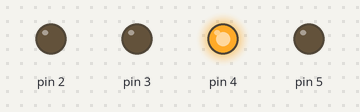
The sketch below on a simulated Arduino Uno, built with avr-gcc and run on an emulated ATmega328P. Parts: output pins drawn as LEDs (lit = HIGH).

Above: at 0.5 s.
At 0.8 s:
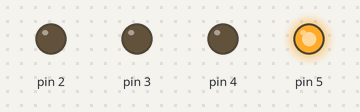
At 1.9 s:
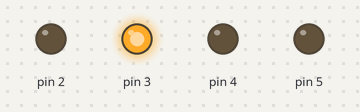
At 3.2 s:
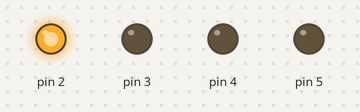
Timing chart, 0 to 3.7 s (numbered marks = the images above):
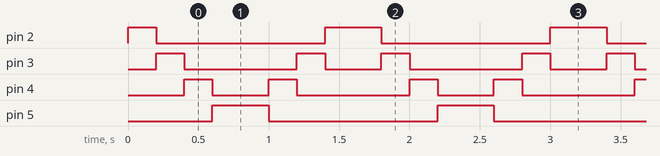

Measured:
- by itself, pin 2: repeats every 1.6 s: LOW 1.2 s, HIGH 0.40 s
- by itself, pin 3: repeats every 1.6 s: LOW 0.80 s, HIGH 0.20 s, LOW 0.40 s, HIGH 0.20 s
- by itself, pin 4: repeats every 1.6 s: LOW 0.40 s, HIGH 0.20 s, LOW 0.80 s, HIGH 0.20 s
- by itself, pin 5: alternates HIGH for 0.40 s and LOW for 1.2 s

The sketch:

right_left_led.ino
```cpp
void setup()
{
  pinMode(2,OUTPUT);
  pinMode(3,OUTPUT);
  pinMode(4,OUTPUT);
  pinMode(5,OUTPUT);

}

void loop()
{
  digitalWrite(2,HIGH);
  digitalWrite(3,LOW);
  digitalWrite(4,LOW);
  digitalWrite(5,LOW);
  delay(200);
  digitalWrite(3,HIGH);
  digitalWrite(2,LOW);
  digitalWrite(4,LOW);
  digitalWrite(5,LOW);
  delay(200);
  digitalWrite(4,HIGH);
  digitalWrite(2,LOW);
  digitalWrite(3,LOW);
  digitalWrite(5,LOW);
  delay(200);
  digitalWrite(5,HIGH);
  digitalWrite(2,LOW);
  digitalWrite(3,LOW);
  digitalWrite(4,LOW);
  delay(200);


  digitalWrite(5,HIGH);
  digitalWrite(3,LOW);
  digitalWrite(4,LOW);
  digitalWrite(2,LOW);
  delay(200);
  digitalWrite(4,HIGH);
  digitalWrite(2,LOW);
  digitalWrite(3,LOW);
  digitalWrite(5,LOW);
  delay(200);
  digitalWrite(3,HIGH);
  digitalWrite(2,LOW);
  digitalWrite(4,LOW);
  digitalWrite(5,LOW);
  delay(200);
  digitalWrite(2,HIGH);
  digitalWrite(5,LOW);
  digitalWrite(3,LOW);
  digitalWrite(4,LOW);
  delay(200);
}
```
